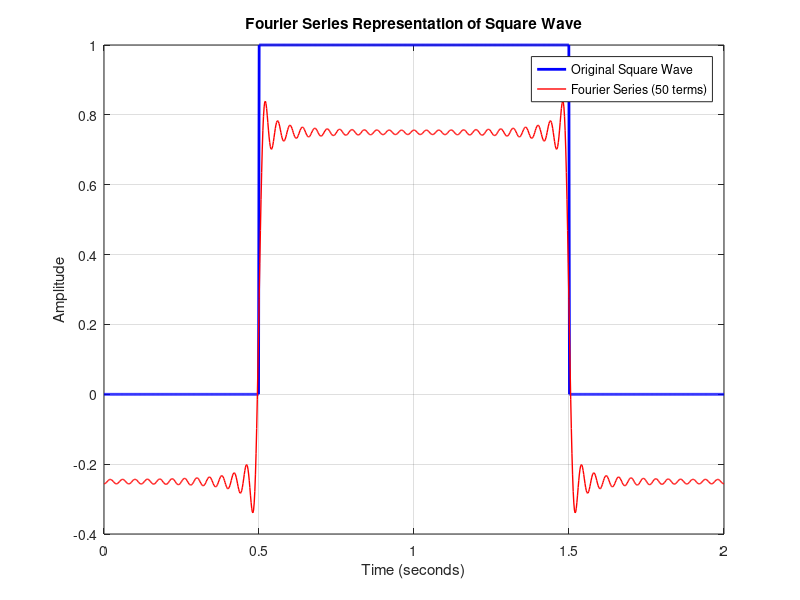

Here is the MATLAB script that generated this plot:
% Fourier Series Coefficients Calculation for Square Wave
clear; clc;

% Define parameters
T = 2;  % Period of the square wave
D = 0.5;  % Duty cycle (0 < D < 1)
N = 50;  % Number of Fourier series coefficients to calculate

% Define the square wave function
function y = square_wave(t, T, D)
    y = 0.5 * (1 + sign(sin(2*pi*t/T - pi*D)));
end

% Calculate the Fourier series coefficients
a0 = 1/T * integral(@(t) square_wave(t, T, D), 0, T);  % DC component
an = zeros(1, N);  % Coefficients for cosines
bn = zeros(1, N);  % Coefficients for sines

for n = 1:N
    an(n) = 2/T * integral(@(t) square_wave(t, T, D) .* cos(2*pi*n*t/T), 0, T);
    bn(n) = 2/T * integral(@(t) square_wave(t, T, D) .* sin(2*pi*n*t/T), 0, T);
end

% Reconstruct the signal using the first 50 terms
t = linspace(0, T, 1000); % Time vector for plotting
square_wave_reconstructed = a0/2; % Initializing the reconstructed signal

for n = 1:N
    square_wave_reconstructed = square_wave_reconstructed + an(n) * cos(2*pi*n*t/T) + bn(n) * sin(2*pi*n*t/T);
end

% Plot the original square wave and its Fourier series representation
plot(t, square_wave(t, T, D), 'b', 'LineWidth', 2); % Original square wave
hold on;
plot(t, square_wave_reconstructed, 'r', 'LineWidth', 1); % Fourier series representation
hold off;

% Add labels and title to the plot
xlabel('Time (seconds)');
ylabel('Amplitude');
title('Fourier Series Representation of Square Wave');
legend('Original Square Wave', 'Fourier Series (50 terms)');
grid on;

